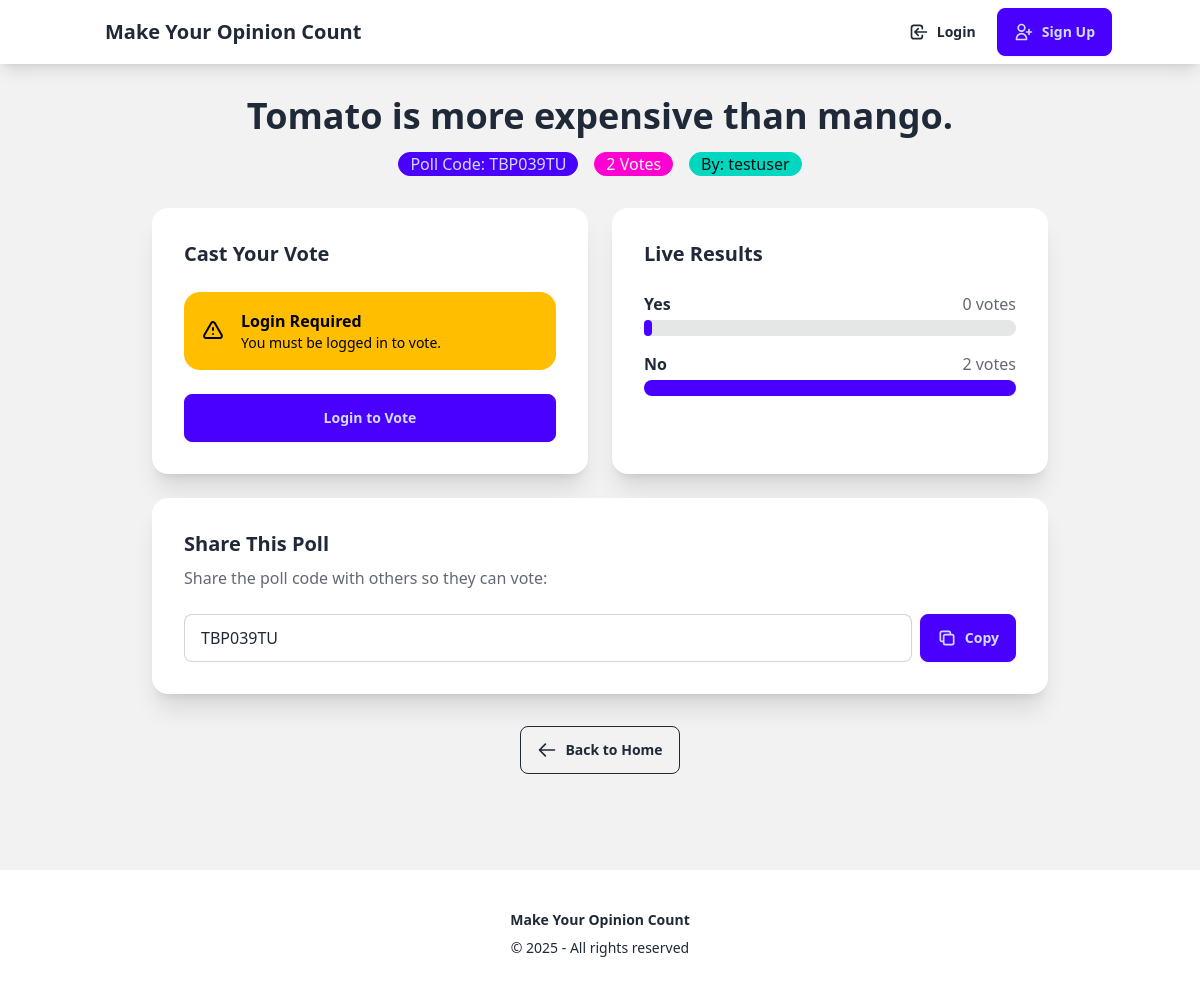
The page /polls/TBP039TU/ on the database its author committed.
### polls/models.py (models this page shows, shortened)
class Poll(models.Model):
    question = models.CharField(max_length=200)
    created_by = models.ForeignKey(User, on_delete=models.CASCADE, related_name='polls', null=True, blank=True)
    created_date = models.DateTimeField(auto_now_add=True)
    poll_code = models.CharField(max_length=8, unique=True, blank=True)
    is_active = models.BooleanField(default=True)
    def get_total_votes(self):
        return Vote.objects.filter(choice__poll=self).count()
    class Meta:
        ordering = ['-created_date']

class Choice(models.Model):
    poll = models.ForeignKey(Poll, on_delete=models.CASCADE, related_name='choices')
    text = models.CharField(max_length=200)
    vote_count = models.IntegerField(default=0)  # Deprecated, use Vote model instead
    def get_vote_count(self):
        return self.votes.count()
    class Meta:
        ordering = ['id']

### polls/views.py (the view)
# urls.py: path('<str:poll_code>/', views.view_poll, name='view_poll'),
def view_poll(request, poll_code):
    poll = get_object_or_404(Poll, poll_code=poll_code)
    choices = poll.choices.all()
    total_votes = poll.get_total_votes()
    has_voted = False
    user_vote = None
    if request.user.is_authenticated:
        has_voted = poll.user_has_voted(request.user)
        if has_voted:
            user_vote = Vote.objects.filter(choice__poll=poll, user=request.user).first()
    context = {
        'poll': poll,
        'choices': choices,
        'total_votes': total_votes,
        'has_voted': has_voted,
        'user_vote': user_vote,
    }
    return render(request, 'polls/view_poll.html', context)

### polls/templates/polls/view_poll.html (shortened to what this page needs)
{% extends 'base.html' %}
{% block content %}
<div class="max-w-4xl mx-auto">
    <div class="text-center mb-8">
        <h1 class="text-4xl font-bold mb-4">{{ poll.question }}</h1>
        <div class="flex justify-center gap-4 text-sm flex-wrap">
            <div class="badge badge-primary badge-lg">Poll Code: {{ poll.poll_code }}</div>
            <div class="badge badge-secondary badge-lg">{{ total_votes }} Vote{{ total_votes|pluralize }}</div>
            {% if poll.created_by %}
            <div class="badge badge-accent badge-lg">By: {{ poll.created_by.username }}</div>
            {% endif %}
        </div>
    </div>
    <div class="grid grid-cols-1 lg:grid-cols-2 gap-6">
        <div class="card bg-base-100 shadow-xl">
            <div class="card-body">
                <h2 class="card-title mb-4">Cast Your Vote</h2>
                {% if not user.is_authenticated %}
                <div class="alert alert-warning">
                    <div>
                        <h3 class="font-bold">Login Required</h3>
                        <div class="text-sm">You must be logged in to vote.</div>
                    </div>
                </div>
                <a href="{% url 'accounts:login' %}?next={{ request.path }}" class="btn btn-primary w-full mt-4">
                    Login to Vote
                </a>
                {% endif %}
            </div>
        </div>
        <div class="card bg-base-100 shadow-xl">
            <div class="card-body">
                <h2 class="card-title mb-4">Live Results</h2>
                <div class="space-y-4">
                    {% for choice in choices %}
                    {% with vote_count=choice.get_vote_count %}
                    {% if total_votes > 0 %}
                    {% widthratio vote_count total_votes 100 as calc_percentage %}
                    {% else %}
                    {% widthratio 0 1 100 as calc_percentage %}
                    {% endif %}
                    <div>
                        <div class="flex justify-between mb-1">
                            <span class="font-semibold">{{ choice.text }}</span>
                            <span class="text-base-content/70">{{ vote_count }} vote{{ vote_count|pluralize }}</span>
                        </div>
                        <div class="w-full bg-base-300 rounded-full h-4">
                            <div class="bg-primary h-4 rounded-full transition-all duration-500 flex items-center justify-end pr-2"
                                style="width: {{ calc_percentage }}%">
                            </div>
                        </div>
                    </div>
                    {% endwith %}
                    {% endfor %}
                </div>
            </div>
        </div>
    </div>
    <div class="card bg-base-100 shadow-xl mt-6">
        <div class="card-body">
            <h2 class="card-title">Share This Poll</h2>
            <p class="text-base-content/70">Share the poll code with others so they can vote:</p>
            <div class="flex gap-2 mt-4">
                <input type="text" value="{{ poll.poll_code }}" class="input input-bordered flex-1" id="pollCodeInput"
                    readonly />
                <button class="btn btn-primary" onclick="copyPollCode()">
                    <svg xmlns="http://www.w3.org/2000/svg" class="h-5 w-5" fill="none" viewBox="0 0 24 24"
                        stroke="currentColor">
                        <path stroke-linecap="round" stroke-linejoin="round" stroke-width="2"
                            d="M8 16H6a2 2 0 01-2-2V6a2 2 0 012-2h8a2 2 0 012 2v2m-6 12h8a2 2 0 002-2v-8a2 2 0 00-2-2h-8a2 2 0 00-2 2v8a2 2 0 002 2z" />
                    </svg>
                    Copy
                </button>
            </div>
        </div>
    </div>
    <div class="text-center mt-8">
        <a href="{% url 'home' %}" class="btn btn-outline">
            <svg xmlns="http://www.w3.org/2000/svg" class="h-5 w-5" fill="none" viewBox="0 0 24 24"
                stroke="currentColor">
                <path stroke-linecap="round" stroke-linejoin="round" stroke-width="2" d="M10 19l-7-7m0 0l7-7m-7 7h18" />
            </svg>
            Back to Home
        </a>
    </div>
</div>
{% endblock %}

### rows shown on the page
Poll: question "Tomato is more expensive than mango.", poll_code "TBP039TU", created_by.username "testuser"
Choice: text "Yes", get_vote_count "0"
Choice: text "No", get_vote_count "2", {{ calc_percentage }} 100 (drawn)

### other values the page prints
{{ total_votes }} "2"
